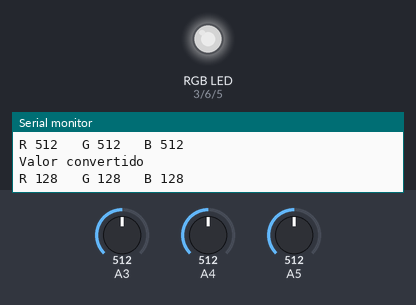
This sketch was run on a simulated Arduino Uno, built with avr-gcc and run on an emulated ATmega328P. Parts: an RGB LED mixed from three pins (HIGH = lit), the last lines printed to the serial monitor. Inputs (shaded band) come from the test bench; at power-on: A3 = 512, A4 = 512, A5 = 512. Dim RGB values are drawn brighter than linear.

Above: at 1.2 s.
1.3 s: A3 set to 716
At 2.1 s:
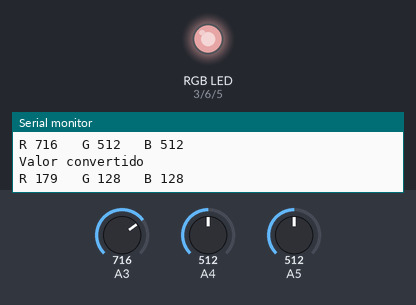
3.2 s: A4 set to 716
At 3.9 s:
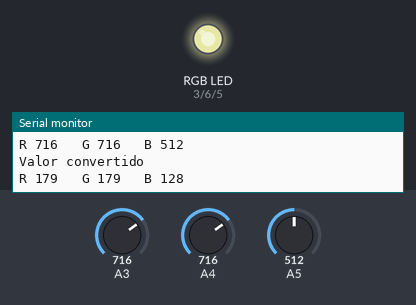
5.0 s: A5 set to 716
At 5.7 s:
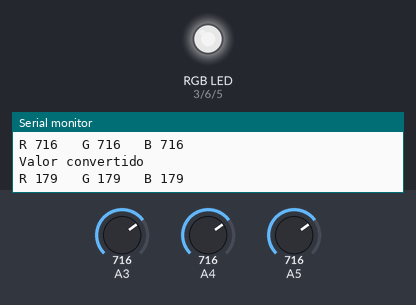
6.8 s: A3 set to 900
At 7.4 s:
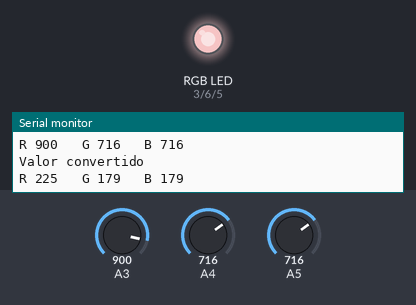
8.6 s: A4 set to 409
At 10.1 s:
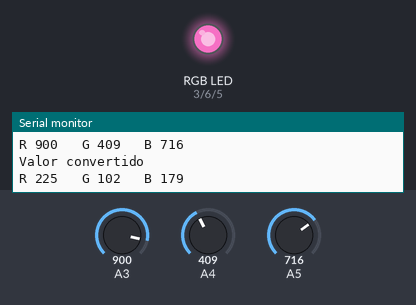
10.4 s: A4 set to 386
At 12.2 s:
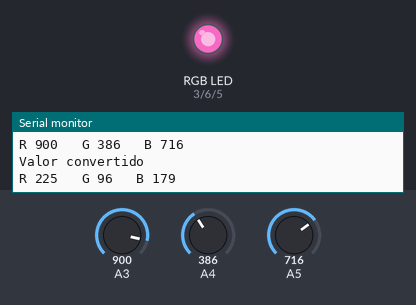
Timing chart, 0 to 13.7 s (numbered marks = the images above; inputs shaded):
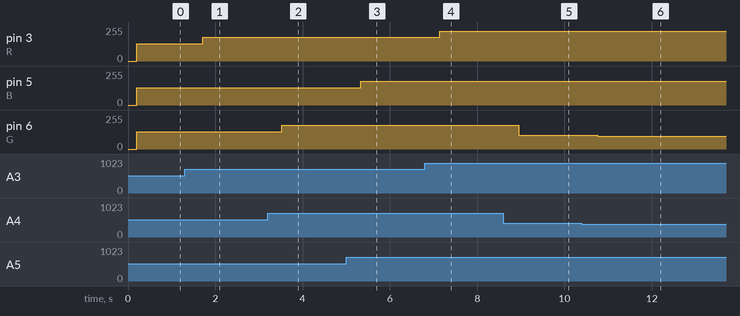

The sketch:

Potenciometros.ino
```cpp
int potenciometro=0;
int R=3;
int G=6;
int B=5;
int Rvalue=0;
int Gvalue=0;
int Bvalue=0;

void setup(){
  Serial.begin(9600);

  pinMode(R, OUTPUT);
  pinMode(G, OUTPUT);
  pinMode(B, OUTPUT);
}

void loop(){
  Rvalue=analogRead(A3);
  Gvalue=analogRead(A4);
  Bvalue=analogRead(A5);

  Serial.println("Valor leido");
  Serial.print("R ");
  Serial.print(Rvalue);
  Serial.print("   G ");
  Serial.print(Gvalue);
  Serial.print("   B ");
  Serial.println(Bvalue);
  delay(100);
  Rvalue /= 4;
  Gvalue /= 4;
  Bvalue /= 4;
  Serial.println("Valor convertido");
  Serial.print("R ");
  Serial.print(Rvalue);
  Serial.print("   G ");
  Serial.print(Gvalue);
  Serial.print("   B ");
  Serial.println(Bvalue);
  delay(100);
  analogWrite(R, Rvalue);
  analogWrite(G, Gvalue);
  analogWrite(B, Bvalue);
  delay(100);
}
```

Measured:
- after the input at 1.3 s, pin 3 (R): 128/255 → 179/255 after 0.41 s
- after the input at 3.2 s, pin 6 (G): 128/255 → 179/255 after 0.32 s
- after the input at 5.0 s, pin 5 (B): 128/255 → 179/255 after 0.33 s
- after the input at 6.8 s, pin 3 (R): 179/255 → 225/255 after 0.34 s
- after the input at 8.6 s, pin 6 (G): 179/255 → 102/255 after 0.35 s
- after the input at 10.4 s, pin 6 (G): 102/255 → 96/255 after 0.36 s
